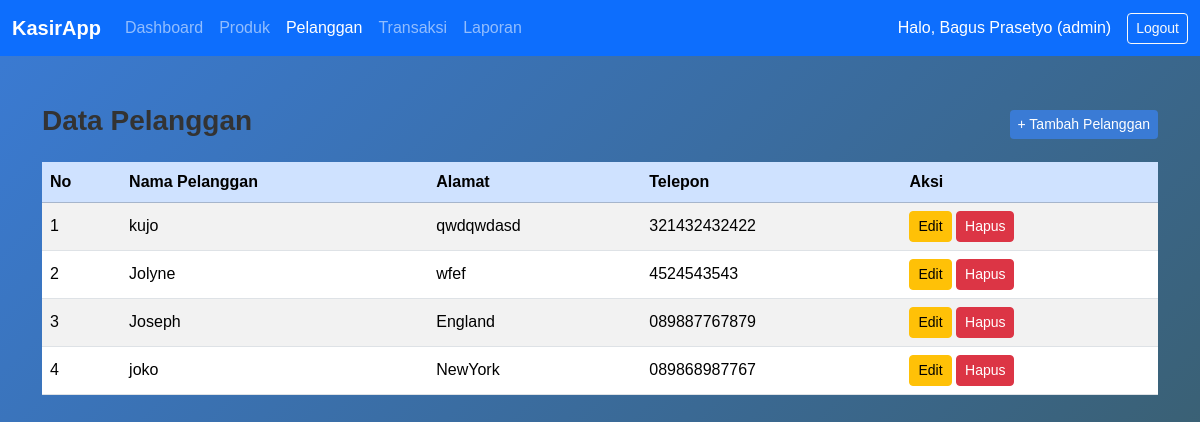
/pages/pelanggan.php (signed in), run on the app's committed database.
### tables this page shows
CREATE TABLE `pelanggan` (
  `id_pelanggan` int NOT NULL,
  `nama_pelanggan` varchar(100) NOT NULL,
  `alamat` text,
  `telepon` varchar(20) DEFAULT NULL,
  `created_at` datetime DEFAULT CURRENT_TIMESTAMP
);

### pages/pelanggan.php (the view, shortened to what this page needs)
<?php
require_once("../config/koneksi.php");
$user = $_SESSION['user'];
?>
<!DOCTYPE html>
<html lang="id">
<head>
  <link href="https://cdn.jsdelivr.net/npm/bootstrap@5.3.3/dist/css/bootstrap.min.css" rel="stylesheet">
  <link rel="stylesheet" href="../public/css/style.css">
</head>
<body>
<nav class="navbar navbar-expand-lg navbar-dark bg-primary">
  <div class="container-fluid">
    <a class="navbar-brand fw-bold" href="dashboard.php">KasirApp</a>
    <div class="collapse navbar-collapse justify-content-between" id="navbarNav">
      <ul class="navbar-nav">
        <li class="nav-item"><a class="nav-link" href="dashboard.php">Dashboard</a></li>
        <li class="nav-item"><a class="nav-link" href="produk.php">Produk</a></li>
        <li class="nav-item"><a class="nav-link active" href="pelanggan.php">Pelanggan</a></li>
        <li class="nav-item"><a class="nav-link" href="transaksi.php">Transaksi</a></li>
        <li class="nav-item"><a class="nav-link" href="laporan.php">Laporan</a></li>
      </ul>
      <div class="d-flex align-items-center">
        <span class="text-white me-3">Halo, <?= htmlspecialchars($user['nama']) ?> (<?= htmlspecialchars($user['role']) ?>)</span>
        <a href="../actions/logout.php" class="btn btn-outline-light btn-sm">Logout</a>
      </div>
    </div>
  </div>
</nav>
<div class="container py-5">
  <div class="d-flex justify-content-between align-items-center mb-3">
    <h3 class="fw-semibold">Data Pelanggan</h3>
    <button class="btn btn-primary btn-sm" data-bs-toggle="modal" data-bs-target="#modalTambah">+ Tambah Pelanggan</button>
  </div>
  <table class="table table-striped table-hover align-middle">
    <thead class="table-primary">
      <tr>
        <th>No</th>
        <th>Nama Pelanggan</th>
        <th>Alamat</th>
        <th>Telepon</th>
        <th>Aksi</th>
      </tr>
    </thead>
    <tbody>
      <?php
      $no = 1;
      $result = $conn->query("SELECT * FROM pelanggan ORDER BY id_pelanggan DESC");
      while ($row = $result->fetch_assoc()):
      ?>
      <tr>
        <td><?= $no++ ?></td>
        <td><?= htmlspecialchars($row['nama_pelanggan']) ?></td>
        <td><?= htmlspecialchars($row['alamat']) ?></td>
        <td><?= htmlspecialchars($row['telepon']) ?></td>
        <td>
          <button class="btn btn-warning btn-sm" data-bs-toggle="modal" data-bs-target="#modalEdit<?= $row['id_pelanggan'] ?>">Edit</button>
          <a href="../actions/pelanggan_process.php?hapus=<?= $row['id_pelanggan'] ?>" onclick="return confirm('Yakin hapus pelanggan ini?')" class="btn btn-danger btn-sm">Hapus</a>
        </td>
      </tr>
      <?php endwhile; ?>
    </tbody>
  </table>
</div>
</body>
</html>

### public/css/style.css (style rules this page uses)
body { font-family: 'Poppins', sans-serif; background: linear-gradient(135deg, #3a7bd5, #3a6073); color: #333; }
.btn-primary { background-color: #3a7bd5; border: none; }

### data on the page
pelanggan: nama_pelanggan "kujo", alamat "qwdqwdasd", telepon "321432432422"
pelanggan: nama_pelanggan "Jolyne", alamat "wfef", telepon "4524543543"
pelanggan: nama_pelanggan "Joseph", alamat "England", telepon "089887767879"
pelanggan: nama_pelanggan "joko", alamat "NewYork", telepon "089868987767"

### other printed values
$user['nama'] "Bagus Prasetyo"
$user['role'] "admin"
